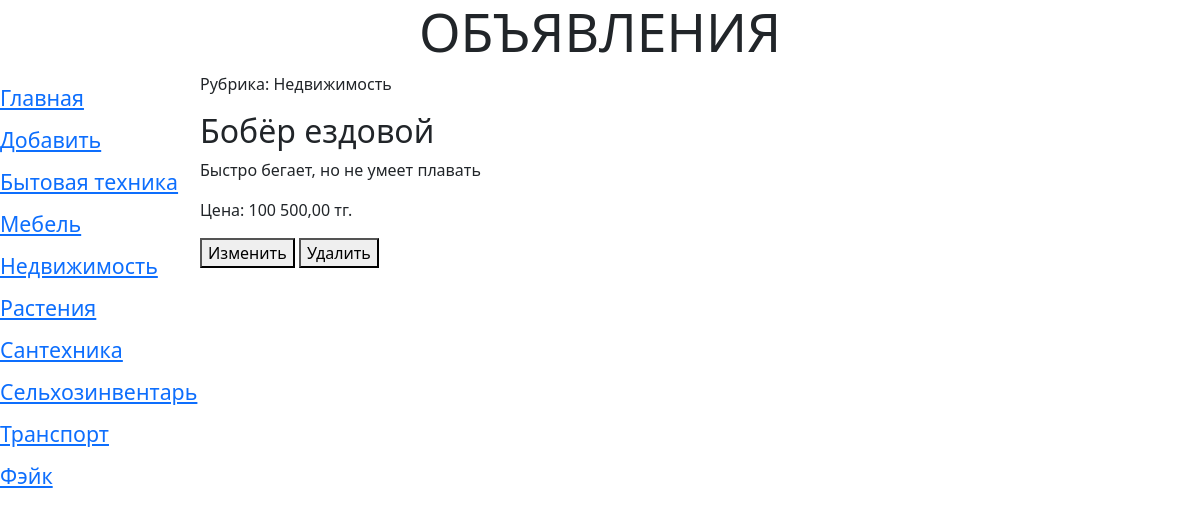
Screenshot of /detail/3/ with the database file from the repository.
### bboard/models.py (models this page shows, shortened)
class Rubric(models.Model):
    name = models.CharField(
        max_length=20,
        db_index=True,
        verbose_name='Название',
    )
    class Meta:
        verbose_name = 'Рубрика'
        verbose_name_plural = 'Рубрики'
        ordering = ('name',)

class Bb(models.Model):
    KINDS = (
        ('Купля-продажа', (
            ('b', 'Куплю'),
            ('s', 'Продам'),
        )),
        ('Обмен', (
            ('c', 'Обменяю'),
        ))
    )
    kind = models.CharField(
        max_length=1,
        choices=KINDS,
        default='s',
        verbose_name='Тип объявления',
    )
    title = models.CharField(
        max_length=50,
        verbose_name='Товар',
        validators=[
            validators.RegexValidator(regex=r'^.{4,}$',),
        ],
        error_messages={'invalid': 'Введите 4 или более символов'}
    )
    content = models.TextField(
        null=True,
        blank=True,
        verbose_name='Описание',
    )
    price = models.DecimalField(
        max_digits=13,
        decimal_places=2,
        null=True,
        blank=True,
        verbose_name='Цена',
        validators=[validate_even],
    )
    published = models.DateTimeField(
        auto_now_add=True,
        db_index=True,
        verbose_name='Опубликовано',
    )
    rubric = models.ForeignKey(
        'Rubric',
        null=True,
        on_delete=models.PROTECT,
        verbose_name='Рубрика',
    )
    def title_and_price(self):
        if self.price:
            return f'{self.title} ({self.price})'
        return f'{self.title}'
    title_and_price.short_description = 'Название и цена'
    class Meta:
        verbose_name = 'Объявление'
        verbose_name_plural = 'Объявления'
        ordering = ['-published']

### bboard/views.py (the view)
# urls.py: path('detail/<int:pk>/', BbDetailView.as_view(), name='detail'),
class BbDetailView(DetailView):
    model = Bb
    def get_context_data(self, **kwargs):
        context = super().get_context_data(**kwargs)
        context['rubrics'] = Rubric.objects.all()
        return context

### templates/bboard/bb_detail.html (shortened to what this page needs)
{% extends 'layout/basic.html' %}
{% block content %}
    <p>Рубрика: {{ bb.rubric.name }}</p>
    <h2>{{ bb.title }}</h2>
    <p>{{ bb.content }}</p>
    <p>Цена: {{ bb.price|floatformat:'2g' }} тг.</p>
    <p>
        <a href="{% url 'bboard:edit' bb.pk %}">
            <button type="button">Изменить</button></a>
        <a href="{% url 'bboard:delete' bb.pk %}">
            <button type="button">Удалить</button></a>
    </p>
{% endblock %}

### templates/layout/inc/main_menu.html (shortened to what this page needs)
<nav>
    <a href="{% url 'bboard:index' %}">Главная</a>
    <a href="{% url 'bboard:add' %}">Добавить</a>
    {% for rubric in rubrics %}
        {% url 'bboard:by_rubric' rubric_id=rubric.pk as rubric_url %}
        <a href="{{ rubric_url }}">
            {{ rubric.name }}</a>
    {% endfor %}
</nav>

### static/style.css (style rules this page uses)
nav { font-size: 16pt; width: 180px; float: left; }
nav a { display: block; margin: 10px 0; }

### rows the page displays
Rubric: name "Бытовая техника"
Rubric: name "Мебель"
Rubric: name "Недвижимость"
Rubric: name "Растения"
Rubric: name "Сантехника"
Rubric: name "Сельхозинвентарь"
Rubric: name "Транспорт"
Rubric: name "Фэйк"
Bb: rubric.name "Недвижимость", title "Бобёр ездовой", content "Быстро бегает, но не умеет плавать", price "100 500,00"
